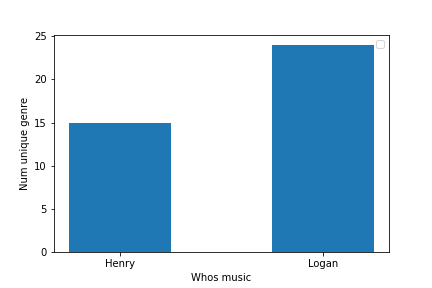
#> input picture unique_genre_bar.png, 432 x 288 px
$ jupyter execute --allow-errors notebook.ipynb
#> lines starting #> are read from the running program, lines starting #| are printed output that depends on the picture
## Spotify Data to by Logan and Henry

We are analyzing our spotify data in order to predict s&p 500 performance based on the genre of music we listened to per day.

The data is in a mix of json and csv formats.

There are days of the week table, and multiple spotify listening history tables, and a table of s&p 500 performance.

The spotify data is collected from spotify.com and the spotify api, and the s&p 500 data is from yahoo finance.

The spotify data includes over a year of instances, but we narrowed it to listening data from 50 weekdays (2021-12-12 to 2022-02-27) in order to get more accurate predictions with less noise, and matchup with the stock market schedule.

The attributes are: date, most listened to artist, most listened to genre

We are trying to classify stock market performance.

The potential impacts are we could possibly find out the genre we are listening to is correlated with the stock market.

The stakeholders are us, and possibly psychologists/music therapists who want to how the stock market influences music taste.

## Cleaning the data

In the original spotify the date included the date as well as the end time given in coordinated universal time. So cleaning the we did was split the data off into its own column.
we also dropped columns such as the name of song and the miliseconds played.

#### Mergeing
We merged using an inner join on the date, this also functioned to get rid of days where no data had been collected.

#### Challenges faced
We were trying to use an API that gave data on the stock market, but the API's we found had a limited number of request that we could use. Becuase the spotify data is so extensive, we had to branch away from using the API and instead made a csv file that contained stock information. One of the biggest problem when preparing the data was trying to get the dates from the spotify data to match with the dates for our stock market data. As many of you are probably aware, the stock market does not opperate on the weekends or on holidays, so when trying to compare dates, we had to drop those dates from the spotify data.

To fix this we used a csv file that gave the days of week with the date.

[cell 1]
from calendar import weekday
import pandas as pd
import numpy as np
import matplotlib.pyplot as plt
from scipy import stats
from collections import Counter


def hist_show(ser):
    plt.hist(ser, bins=24)
    plt.xlabel("End Hour")
    plt.ylabel("total of songs")
    plt.show()

#> (the rest of this cell did not finish here and is left out)

[cell 2]
import pandas as pd
#> (the rest of this cell did not finish here and is left out)

After appending that on to our original data frame, we could use groupby and get_group to create a new data from that only contains the weekdays, then from that data frame we had to hard code in order to drop the dates that were holidays and not in our stock data, an example of that is Chrismas Eve.

## Some interesting stuff
Since we had different spotify data so here is a visualization of the number of unique genres we listen to, this is one way to see who has a more diverse music taste.

[cell 3]
import matplotlib.pyplot as plt
import matplotlib.image as mpimg

img = mpimg.imread("unique_genre_bar.png")
#> img is the input picture: shape (288, 432, 4) float32; mean R, G, B, A 0.74, 0.835, 0.901, 0.593
plt.imshow(img)
plt.show()

based of of this Logan had a more diverse music taste, during the 2 1/2 months of data that we are viewing.

## Ms Played per song for every day of Week
Interestingly Tuesday and Wednesday are the highest, possibly from studying

#> (a cell that did not finish here is left out)

### Now to look at the genre of music we listened to in corelation with stock price
We used linear regression as a method to predict the different genre's stock prices
Note: classifications code is in working.ipynb

[cell 5]
import matplotlib.pyplot as plt
import matplotlib.image as mpimg

img = mpimg.imread("HS_genre_stock.png")
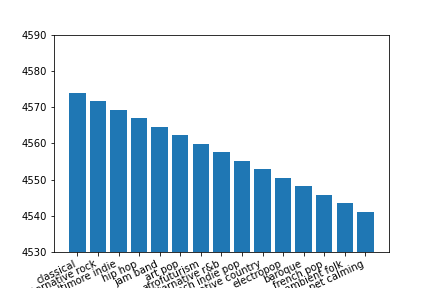
#> input picture HS_genre_stock.png, 432 x 288 px
#> img is the input picture: shape (288, 432, 4) float32; mean R, G, B, A 0.772, 0.84, 0.887, 0.606
plt.imshow(img)
plt.show()

[cell 6]
import matplotlib.pyplot as plt
import matplotlib.image as mpimg

img = mpimg.imread("LW_genre_stock.png")
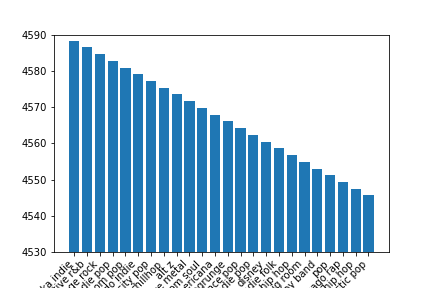
#> input picture LW_genre_stock.png, 432 x 288 px
#> img is the input picture: shape (288, 432, 4) float32; mean R, G, B, A 0.712, 0.802, 0.865, 0.607
plt.imshow(img)
plt.show()
